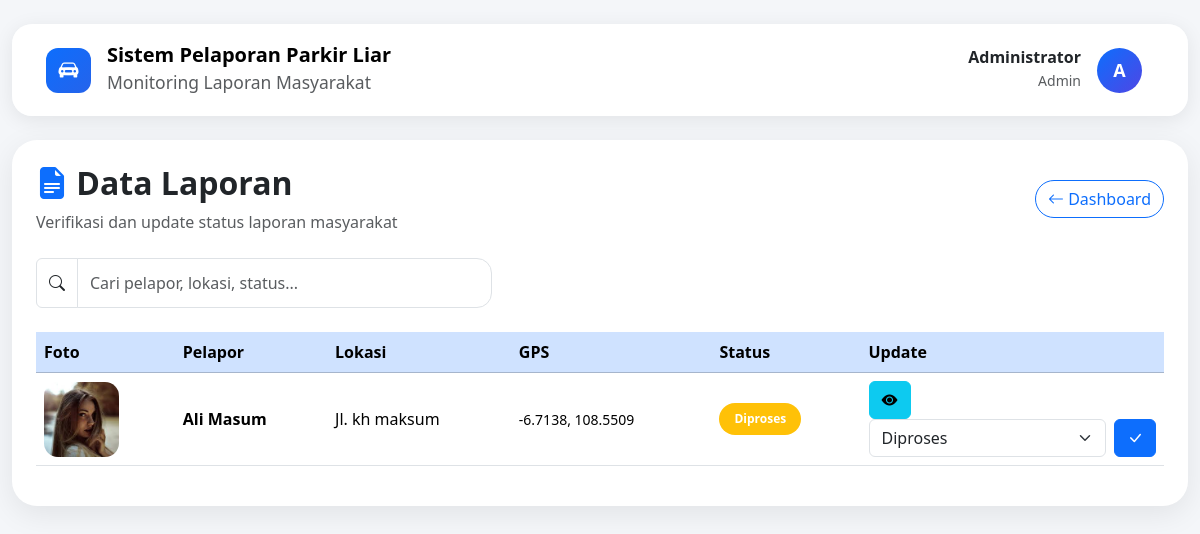
Page /admin/laporan.php (signed in) on the committed database.
### tables this page shows
CREATE TABLE `laporan` (
  `id_laporan` int(11) NOT NULL,
  `id_user` int(11) NOT NULL,
  `foto` varchar(255) NOT NULL,
  `deskripsi` text NOT NULL,
  `latitude` varchar(50) NOT NULL,
  `longitude` varchar(50) NOT NULL,
  `alamat_lokasi` text DEFAULT NULL,
  `status` enum('Dikirim','Diverifikasi','Diproses','Ditindak','Selesai','Ditolak') DEFAULT 'Dikirim',
  `created_at` timestamp NOT NULL DEFAULT current_timestamp()
);

CREATE TABLE `users` (
  `id_user` int(11) NOT NULL,
  `nama_lengkap` varchar(100) NOT NULL,
  `email` varchar(100) NOT NULL,
  `password` varchar(255) NOT NULL,
  `no_hp` varchar(20) DEFAULT NULL,
  `alamat` text DEFAULT NULL,
  `role` enum('admin','user') DEFAULT 'user',
  `created_at` timestamp NOT NULL DEFAULT current_timestamp()
);

### admin/laporan.php (the view, shortened to what this page needs)
<?php
include __DIR__.'/../config/koneksi.php';
$query = mysqli_query($conn,
    "SELECT laporan.*,
    users.nama_lengkap
    FROM laporan
    JOIN users
    ON users.id_user = laporan.id_user
    ORDER BY laporan.created_at DESC"
);
?>
<!DOCTYPE html>
<html lang="id">
<head>
<link href="https://cdn.jsdelivr.net/npm/bootstrap@5.3.3/dist/css/bootstrap.min.css"
rel="stylesheet">
<link rel="stylesheet"
href="https://cdn.jsdelivr.net/npm/bootstrap-icons@1.11.3/font/bootstrap-icons.min.css">
</head>
<body>
<div class="container-fluid py-4">
    <?php include '../components/header.php'; ?>
    <div class="card page-card p-4">
        <div class="d-flex justify-content-between align-items-center mb-4">
            <div>
                <h2 class="fw-bold">
                    <i class="bi bi-file-earmark-text-fill text-primary"></i>
                    Data Laporan
                </h2>
                <p class="text-muted mb-0">
                    Verifikasi dan update status laporan masyarakat
                </p>
            </div>
            <a href="dashboard.php"
               class="btn btn-outline-primary rounded-pill">
                <i class="bi bi-arrow-left"></i>
                Dashboard
            </a>
        </div>
        <div class="row mb-4">
            <div class="col-md-5">
                <div class="input-group">
                    <span class="input-group-text bg-white">
                        <i class="bi bi-search"></i>
                    </span>
                    <input
                        type="text"
                        id="searchInput"
                        class="form-control search-box"
                        placeholder="Cari pelapor, lokasi, status...">
                </div>
            </div>
        </div>
        <div class="table-responsive">
            <table class="table table-hover align-middle">
                <thead class="table-primary">
                    <tr>
                        <th>Foto</th>
                        <th>Pelapor</th>
                        <th>Lokasi</th>
                        <th>GPS</th>
                        <th>Status</th>
                        <th>Update</th>
                    </tr>
                </thead>
                <tbody id="tableLaporan">
                <?php while($row =
                mysqli_fetch_assoc($query)): ?>
                    <?php
                    switch($row['status']){
                        case 'Diproses':
                            $badge='warning';
                            break;
                    }
                    ?>
                    <tr class="laporan-row">
                        <td>
                            <img
                            src="../assets/uploads/laporan/<?= $row['foto']; ?>"
                            class="report-img">
                        </td>
                        <td>
                            <strong>
                                <?= htmlspecialchars($row['nama_lengkap']); ?>
                            </strong>
                        </td>
                        <td>
                            <?= htmlspecialchars(
                                $row['alamat_lokasi']
                                ?: '-'
                            ); ?>
                        </td>
                        <td>
                            <small>
                                <?= $row['latitude']; ?>,
                                <?= $row['longitude']; ?>
                            </small>
                        </td>
                        <td>
                            <span class="badge bg-<?= $badge ?>
                            badge-status">
                                <?= $row['status']; ?>
                            </span>
                        </td>
                        <td>
                            <a href="detail_laporan.php?id=<?= $row['id_laporan']; ?>"
                            class="btn btn-info">
                                <i class="bi bi-eye-fill"></i>
                            </a>
                            <form method="POST" action="update_status.php">
                                <div class="d-flex gap-2">
                                    <select
                                    name="status"
                                    class="form-select">
                                        <option
                                        value="Diproses"
                                        <?= $row['status']=='Diproses'
                                        ? 'selected':'' ?>>
                                            Diproses
                                        </option>
                                    </select>
                                    <button
                                    type="submit"
                                    name="update_status"
                                    class="btn btn-primary">
                                        <i class="bi bi-check-lg"></i>
                                    </button>
                                </div>
                            </form>
                        </td>
                    </tr>
                <?php endwhile; ?>
                </tbody>
            </table>
        </div>
    </div>
</div>
</body>
</html>

### admin/laporan.php (style rules this page uses)
body { background:#f4f6f9; }
.page-card { border:none; border-radius:25px; box-shadow:0 8px 30px rgba(0,0,0,.08); }
.report-img { width:75px; height:75px; object-fit:cover; border-radius:14px; }
.search-box { border-radius:15px; padding:12px; }
.table td { vertical-align:middle; }
.badge-status { border-radius:999px; padding:10px 15px; }

### rows in the picture
laporan: foto (picture), id_user.nama_lengkap "Ali Masum", alamat_lokasi "Jl. kh maksum", latitude "-6.7138", longitude "108.5509", status "Diproses"

### other values in the picture
$nama "Administrator"
$role "Admin"
substr($nama,0,1) "A"
